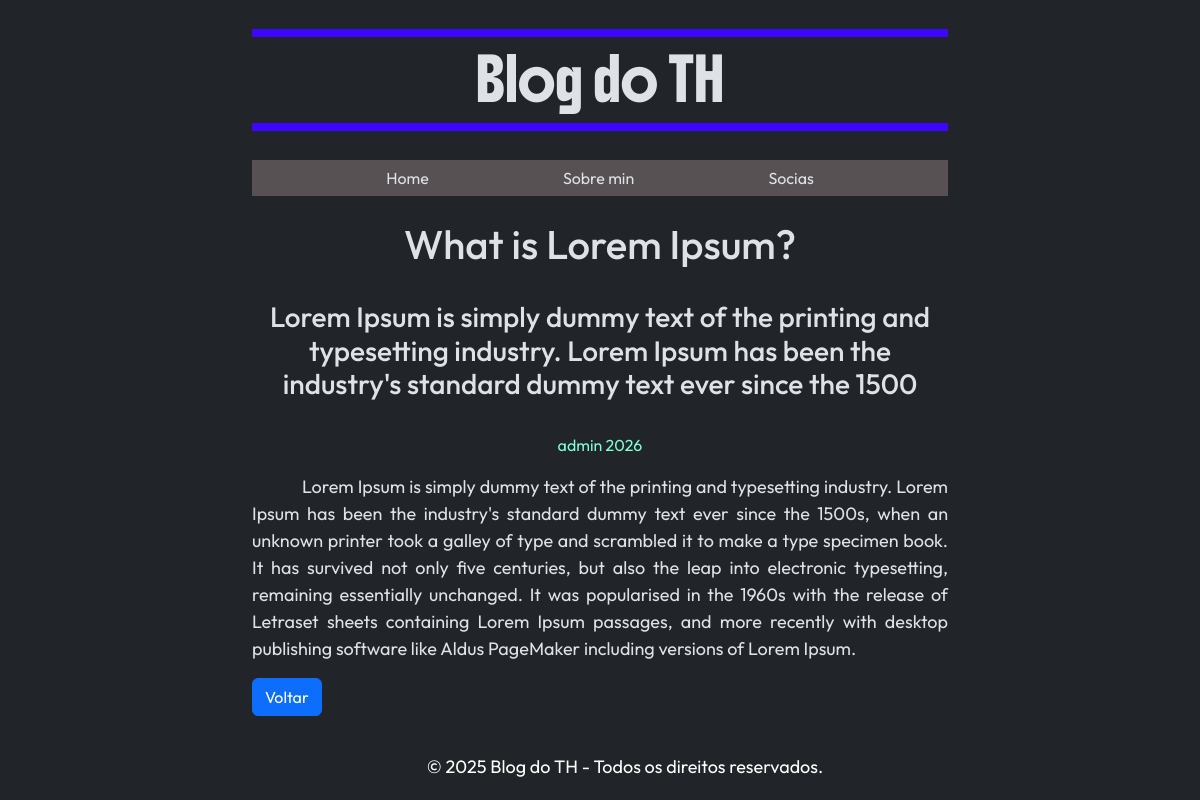
/post.php?pg=post&id=1, run on the app's committed database.
### tables this page shows
CREATE TABLE `posts` (
  `id` int(11) NOT NULL,
  `titulo` varchar(100) NOT NULL,
  `intro` varchar(150) NOT NULL,
  `autor` varchar(50) NOT NULL,
  `conteudo` text NOT NULL,
  `dataCriado` int(11) NOT NULL,
  `dataModificado` int(11) DEFAULT NULL
);

### config/config.php (called while the page is built, shortened)
<?php
$pg = $_GET["pg"] ?? '';
?>

### post.php (the view, shortened to what this page needs)
<?php
include("config/config.php");
    if ($pg == "post") {
        $id = $_GET['id'];
        $sql = "SELECT * FROM posts WHERE id = :id";
        $stmt = $pdo->prepare($sql);
        $stmt->bindParam(':id', $id);
        $stmt->execute();
        $post = $stmt->fetch();
?>
        <br><h1><?php echo $post['titulo']; ?></h1>
        <br><h3><?php echo $post['intro']; ?></h3>
        <br><blockquote class="author"><?php echo $post['autor']; ?> <?php echo $post['dataCriado']; ?></blockquote>
        </div>
        <div class="container-md meu-container">
        <p class="capitalize"><?php echo $post['conteudo']; ?></p>
        <?php } else { ?>
        <p>Este post não existe.</p>
    <?php } ?>
    <button type="submit" class="btn btn-primary" onclick="window.history.back()">Voltar</button>

### estilo/style.css (style rules this page uses)
html, body { font-family: 'Outfit'; height: 100%; margin: 0; }
p { font-size: 18px; text-align: justify; text-indent: 50px; }
p::first-letter { text-transform: capitalize; }
.pagina { display: flex; flex-direction: column; min-height: 100vh; }
main { flex: 1; }
footer { background-color: #212529; color: #fff; padding: 20px 0; }
#logo { font-family: Boldonse; border-bottom: .5rem solid #3c05ff; border-top: .5rem solid #3c05ff; margin-bottom: 1.80rem; margin-top: 1.80rem; padding: 1.2rem 0; }
nav.menu { background-color: #575153; display: flex; justify-content: space-evenly; padding: 6px 0; }
a { text-decoration: none; color: #1E90FF; }
.meu-container { max-width: 720px; margin: 0 auto; }
.author { color: aquamarine; }

### data on the page
posts: titulo "What is Lorem Ipsum?", intro "Lorem Ipsum is simply dummy text of the printing and typesetting industry. Lorem Ipsum has been the industry's standard dummy text ever since the 1500", autor "admin", dataCriado "2026", conteudo "Lorem Ipsum is simply dummy text of the printing and typesetting industry. Lorem Ipsum has been the industry's standard dummy text ever since the 1500s, when an unknown printer took a galley of type and scrambled it to make a type specimen book. It has survived not only five centuries, but also the leap into electronic typesetting, remaining essentially unchanged. It was popularised in the 1960s with the release of Letraset sheets containing Lorem Ipsum passages, and more recently with desktop publishing software like Aldus PageMaker including versions of Lorem Ipsum."
